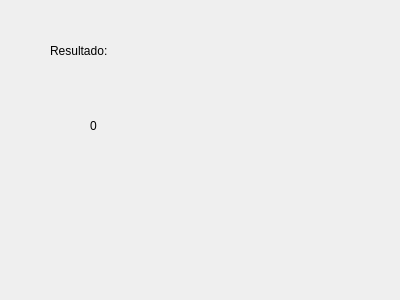
<?xml version="1.0" encoding="UTF-8"?>
<ui version="4.0">
 <class>Dialog</class>
 <widget class="QDialog" name="Dialog">
  <property name="geometry">
   <rect>
    <x>0</x>
    <y>0</y>
    <width>400</width>
    <height>300</height>
   </rect>
  </property>
  <property name="windowTitle">
   <string>Dialog</string>
  </property>
  <widget class="QLabel" name="label">
   <property name="geometry">
    <rect>
     <x>50</x>
     <y>40</y>
     <width>61</width>
     <height>21</height>
    </rect>
   </property>
   <property name="text">
    <string>Resultado:</string>
   </property>
  </widget>
  <widget class="QLabel" name="txt_resultado">
   <property name="geometry">
    <rect>
     <x>90</x>
     <y>110</y>
     <width>141</width>
     <height>31</height>
    </rect>
   </property>
   <property name="text">
    <string>0</string>
   </property>
  </widget>
 </widget>
 <resources/>
 <connections/>
</ui>
